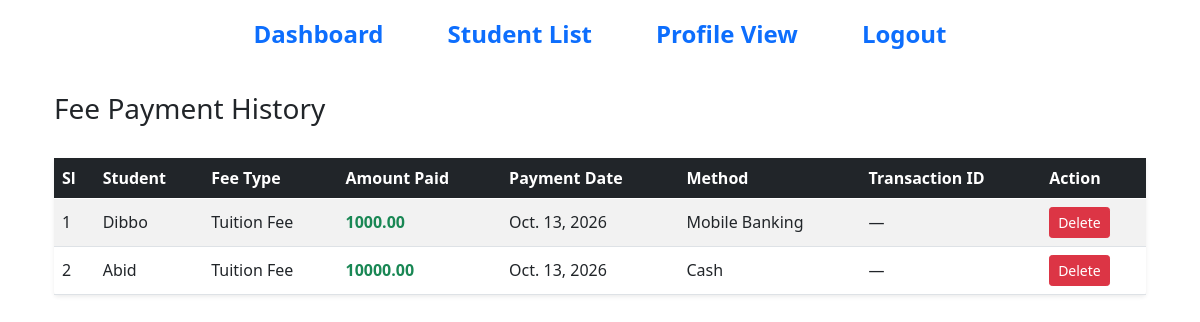
The page /payment/list (signed in) on the database its author committed.
### portal_app/models.py (models this page shows, shortened)
class FeePaymentModel(models.Model):
    PAYMENT_METHODS = [
        ('Cash', 'Cash'),
        ('Bank', 'Bank Transfer'),
        ('Mobile Banking', 'Mobile Banking'),
    ]
    user = models.ForeignKey(
        settings.AUTH_USER_MODEL,
        on_delete=models.CASCADE,
        related_name='fee_payments'
    )
    student = models.ForeignKey(
        StudentModel,
        on_delete=models.CASCADE,
        related_name='fee_payments'
    )
    fee = models.ForeignKey(
        FeeModel,
        on_delete=models.CASCADE,
        related_name='payments'
    )
    amount = models.DecimalField(max_digits=10, decimal_places=2,null=True)
    payment_date = models.DateField(auto_now_add=True)
    payment_method = models.CharField(choices=PAYMENT_METHODS,max_length=20,null=True)
    transaction_id = models.CharField(max_length=100,null=True,blank=True)

class StudentModel(models.Model):
    DEPT_TYPES = [
        ('BBA', 'BBA'),
        ('CSE', 'CSE'),
        ('EEE', 'EEE'),
    ]
    user = models.OneToOneField(
        UserModel,
        on_delete=models.CASCADE,
        related_name='student_profile'
    )
    name = models.CharField(max_length=100, null=True, blank=True)
    email = models.EmailField(null=True, blank=True)
    phone = models.CharField(max_length=15, null=True, blank=True)
    address = models.TextField(null=True, blank=True)
    image = models.ImageField(upload_to='media/student_images',null=True,blank=True)
    department = models.CharField(choices=DEPT_TYPES,max_length=20,null=True,blank=True)

class FeeModel(models.Model):
    FEE_TYPES = [
        ('Tuition', 'Tuition Fee'),
        ('Semester', 'Semester Fee'),
        ('Other', 'Other Fee'),
    ]
    user = models.ForeignKey(
        settings.AUTH_USER_MODEL,
        on_delete=models.CASCADE,
        related_name='student_fees'
    )
    student = models.ForeignKey(
        StudentModel,
        on_delete=models.CASCADE,
        related_name='fees'
    )
    fee_type = models.CharField(
        max_length=20,
        choices=FEE_TYPES,
        null=True
    )
    semester = models.CharField(max_length=10,null=True)
    description = models.CharField(max_length=200,null=True, blank=True)
    amount = models.DecimalField(max_digits=10, decimal_places=2,null=True)
    due_date = models.DateField(null=True, blank=True)
    created_at = models.DateTimeField(auto_now_add=True)

### portal_app/views.py (the view)
# urls.py: path('payment/list', payment_list, name='payment_list'),
@login_required
def payment_list(request):
    if request.user.role == 'Admin':
        payments = FeePaymentModel.objects.select_related(
            'student', 'fee', 'user'
        ).order_by('-payment_date', '-id')
    else:
        payments = FeePaymentModel.objects.filter(
            student__user=request.user
        ).select_related(
            'student', 'fee', 'user'
        ).order_by('-payment_date', '-id')
    context = {
        'payments': payments,
    }
    return render(request, 'pages/payment_list.html', context)

### portal_app/templates/pages/payment_list.html (shortened to what this page needs)
{% extends 'master/base.html' %}
{% block Content %}
<div class="container py-4">
    <div class="d-flex justify-content-between align-items-center mb-4">
        <h3>Fee Payment History</h3>
    </div>
    <div class="card shadow-sm border-0">
        <div class="table-responsive">
            <table class="table table-striped table-hover align-middle mb-0">
                <thead class="table-dark">
                    <tr>
                        <th>Sl</th>
                        <th>Student</th>
                        <th>Fee Type</th>
                        <th>Amount Paid</th>
                        <th>Payment Date</th>
                        <th>Method</th>
                        <th>Transaction ID</th>
                        {% if request.user.role == 'Admin' %}
                        <th>Action</th>
                        {% endif %}
                    </tr>
                </thead>
                <tbody>
                    {% for payment in payments %}
                    <tr>
                        <td>{{ forloop.counter }}</td>
                        <td>{{ payment.student.name }}</td>
                        <td>{{ payment.fee.get_fee_type_display }}</td>
                        <td class="text-success fw-bold">
                            {{ payment.amount }}
                        </td>
                        <td>{{ payment.payment_date }}</td>
                        <td>{{ payment.get_payment_method_display }}</td>
                        <td>{{ payment.transaction_id|default:"—" }}</td>
                        {% if request.user.role == 'Admin' %}
                        <td>
                            <form method="POST"
                                  action="#">
                                <button class="btn btn-sm btn-danger">
                                    Delete
                                </button>
                            </form>
                        </td>
                        {% endif %}
                    </tr>
                    {% empty %}
                    <tr>
                        <td colspan="8" class="text-center py-4">
                            No payment history found.
                        </td>
                    </tr>
                    {% endfor %}
                </tbody>
            </table>
        </div>
    </div>
</div>
{% endblock Content %}

### rows shown on the page
FeePaymentModel: student.name "Dibbo", fee.fee_type "Tuition Fee", amount "1000.00", payment_date "Oct. 13, 2026", payment_method "Mobile Banking", transaction_id "—"
FeePaymentModel: student.name "Abid", fee.fee_type "Tuition Fee", amount "10000.00", payment_date "Oct. 13, 2026", payment_method "Cash", transaction_id "—"
